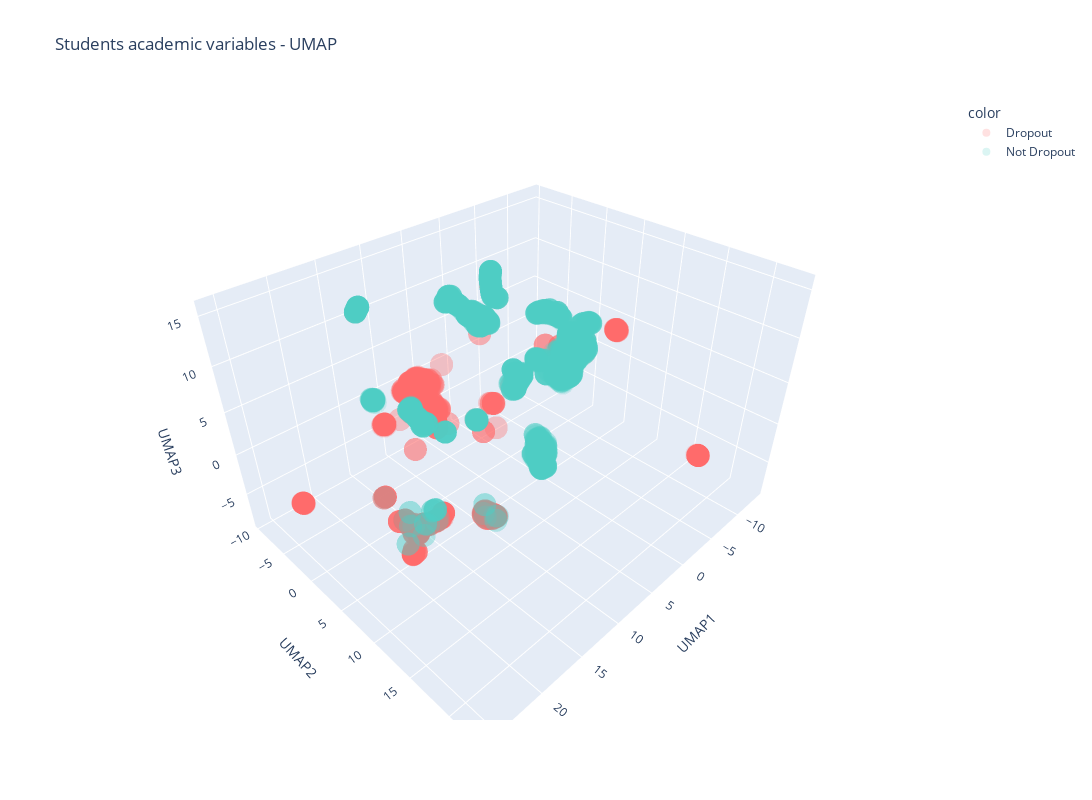

The code cell stored with this chart in its notebook:
### Code cell
import plotly.express as px

fig = px.scatter_3d(
    embedding_3d_df,
    x="UMAP1",
    y="UMAP2",
    z="UMAP3",
    color=students["target"],
    title="Students academic variables - UMAP",
    height=800,
    width=1100,
    color_discrete_map=target_palette,
    opacity=0.2,
)
fig.show()

### Figure 1 — Plotly figure (JSON) as saved in the notebook; plotly's stock layout.template omitted (floating-point values rounded to 4 significant figures; data arrays with more than 128 entries replaced by an {"elided": "..."} marker saying what was removed)
{"data": [{"hovertemplate": "color=Dropout<br>UMAP1=%{x}<br>UMAP2=%{y}<br>UMAP3=%{z}<extra></extra>", "legendgroup": "Dropout", "marker": {"color": "#FF6B6B", "opacity": 0.2, "symbol": "circle"}, "mode": "markers", "name": "Dropout", "scene": "scene", "showlegend": true, "type": "scatter3d", "x": {"elided": "1137 float values"}, "y": {"elided": "1137 float values"}, "z": {"elided": "1137 float values"}}, {"hovertemplate": "color=Not Dropout<br>UMAP1=%{x}<br>UMAP2=%{y}<br>UMAP3=%{z}<extra></extra>", "legendgroup": "Not Dropout", "marker": {"color": "#4ECDC4", "opacity": 0.2, "symbol": "circle"}, "mode": "markers", "name": "Not Dropout", "scene": "scene", "showlegend": true, "type": "scatter3d", "x": {"elided": "2402 float values"}, "y": {"elided": "2402 float values"}, "z": {"elided": "2402 float values"}}], "layout": {"height": 800, "legend": {"title": {"text": "color"}, "tracegroupgap": 0}, "scene": {"domain": {"x": [0, 1], "y": [0, 1]}, "xaxis": {"title": {"text": "UMAP1"}}, "yaxis": {"title": {"text": "UMAP2"}}, "zaxis": {"title": {"text": "UMAP3"}}}, "title": {"text": "Students academic variables - UMAP"}, "width": 1100}}
